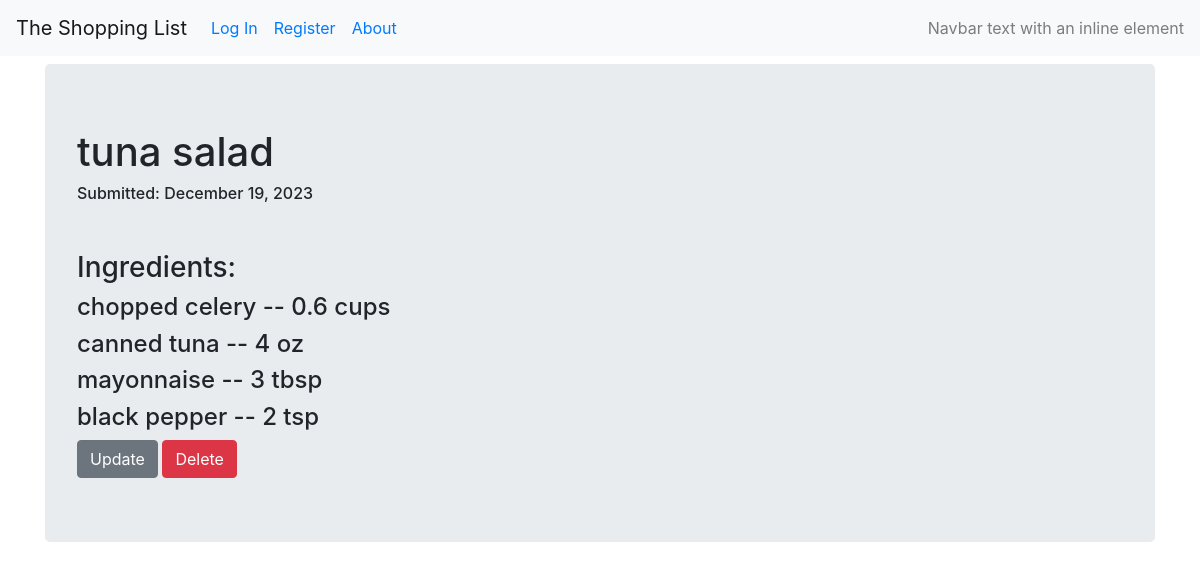
The app's page /recipes/8 with its own data.
### crud_recipe/models.py (models this page shows, shortened)
@dataclass
class Recipe(db.Model):
    __tablename__ = 'recipes'
    id = db.Column(db.Integer(), primary_key=True)
    name = db.Column(db.String(100))
    user_id = db.Column(db.Integer, db.ForeignKey('users.id'))
    date = db.Column(db.DateTime, nullable=False, default=datetime.utcnow)

@dataclass
class RecipeToIngredient(db.Model):
    __tablename__ = 'recipe_to_ingredient'
    recipe_id = db.Column(db.Integer, db.ForeignKey('recipes.id'), primary_key=True)
    ingredient_id = db.Column(db.Integer, db.ForeignKey('ingredients.id'), primary_key=True)
    ingredient_quantity = db.Column(db.Integer)
    ingredient_measurement = db.Column(db.String(50))

@dataclass
class Ingredient(db.Model):
    __tablename__ = 'ingredients'
    id = db.Column(db.Integer, primary_key=True)
    name = db.Column(db.String(100), nullable=False)     ## are any validators/conditionals required here or are none needed?

### crud_recipe/recipes/views.py (the view)
@recipe_views.route('/<int:recipe_id>')
def recipe_view(recipe_id):
    recipe = Recipe.query.get_or_404(recipe_id)
    recipe_ingredients_query = (
                        db.session.query(Ingredient.name, RecipeToIngredient.ingredient_quantity, RecipeToIngredient.ingredient_measurement)
                        .join(Ingredient, RecipeToIngredient.ingredient_id == Ingredient.id)
                        .where(RecipeToIngredient.recipe_id == recipe.id)
                        )
    recipe_ingredients = recipe_ingredients_query.all()
    return render_template('recipe.html', recipe_name=recipe.name,
                            submit_date=recipe.date, recipe=recipe, recipe_ingredients=recipe_ingredients)

### crud_recipe/templates/recipe.html (shortened to what this page needs)
{% extends "base.html" %}
{% block content %}
<div class="jumbotron">
  <h1>{{ recipe_name }}</h1>
  <h6>Submitted: {{ recipe.date.strftime('%B %d, %Y') }}</h6>
<p>
  <br>
</p>
<div>
  <h3>Ingredients:</h3>
</div>
<div>
  {% for ingredient in recipe_ingredients %}
  <div>
  <h4>{{ ingredient[0] }} -- {{ ingredient[1] }} {{ ingredient[2] }}</h4>
  </div>
  {% endfor %}
</div>
<div>
  <a class="btn btn-secondary" href="{{ url_for('recipes.update', recipe_id=recipe.id) }}">Update</a>
  <button type="button" class="btn btn-danger" data-toggle="modal" data-target="#del_modal" href="{{ url_for('recipes.delete_recipe', recipe_id=recipe.id) }}">Delete</button>
</div>
{% endblock content %}

### records on screen
Recipe: name "tuna salad", date "December 19, 2023"
RecipeToIngredient: name "chopped celery", ingredient_quantity "0.6", ingredient_measurement "cups"
RecipeToIngredient: name "canned tuna", ingredient_quantity "4", ingredient_measurement "oz"
RecipeToIngredient: name "mayonnaise", ingredient_quantity "3", ingredient_measurement "tbsp"
RecipeToIngredient: name "black pepper", ingredient_quantity "2", ingredient_measurement "tsp"
